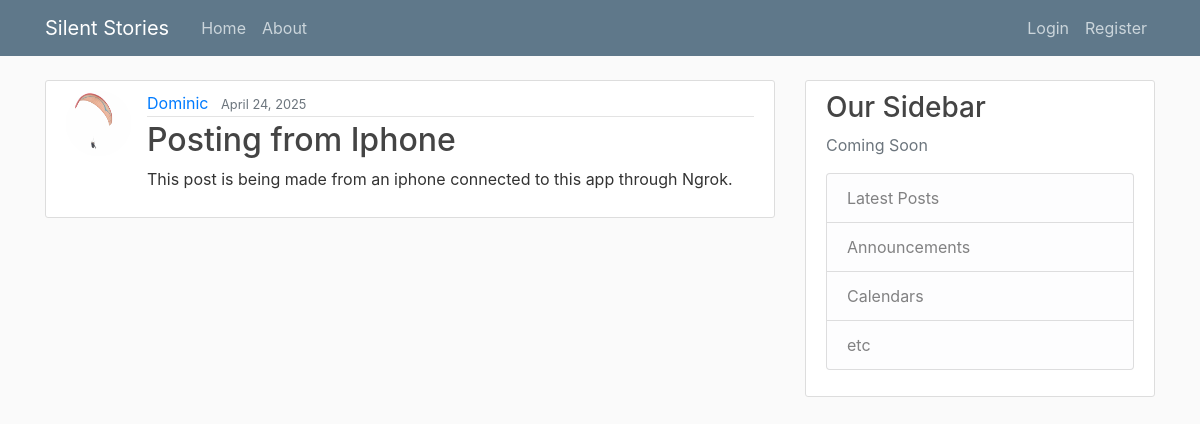
Page /post/76/ on the committed database.
### blog/models.py (models this page shows, shortened)
class Post(models.Model):
    title=models.CharField(max_length=100)
    content=models.TextField(max_length=500)
    date_posted=models.DateTimeField(default=timezone.now)
    author= models.ForeignKey(User, on_delete=models.CASCADE)

### user/models.py (models this page shows, shortened)
class Profile(models.Model):
    user = models.OneToOneField(User, on_delete=models.CASCADE)
    image = models.ImageField(default='default.png', upload_to='profile_pics')

### blog/views.py (the view)
# urls.py: path('post/<int:pk>/', PostDetailView.as_view(), name="post-detail"),
class PostDetailView(DetailView):
    model=Post

### blog/templates/blog/post_detail.html (shortened to what this page needs)
{% extends "blog/base.html" %}
{% block content %}
  <article class="media content-section">
    <img class="rounded-circle article-img" src="{{ object.author.profile.image.url }}">
    <div class="media-body">
      <div class="article-metadata">
        <a class="mr-2" href="{% url 'user-posts' object.author.username %}">{{ object.author }}</a>
        <small class="text-muted">{{ object.date_posted|date:"F d, Y" }}</small>
      </div>
      <h2 class="article-title">{{ object.title }}</h2>
      <p class="article-content">{{ object.content }}</p>
    </div>
  </article>
{% endblock content %}

### blog/static/blog/main.css (style rules this page uses)
body { background: #fafafa; color: #333333; margin-top: 5rem; }
h1, h2, h3, h4, h5, h6 { color: #444444; }
.content-section { background: #ffffff; padding: 10px 20px; border: 1px solid #dddddd; border-radius: 3px; margin-bottom: 20px; }
.article-title { color: #444444; }
.article-content { white-space: pre-line; }
.article-img { height: 65px; width: 65px; margin-right: 16px; }
.article-metadata { padding-bottom: 1px; margin-bottom: 4px; border-bottom: 1px solid #e3e3e3 }

### rows in the picture
Post: author.profile.image (picture), author "Dominic", date_posted "April 24, 2025", title "Posting from Iphone", content "This post is being made from an iphone connected to this app through Ngrok."
